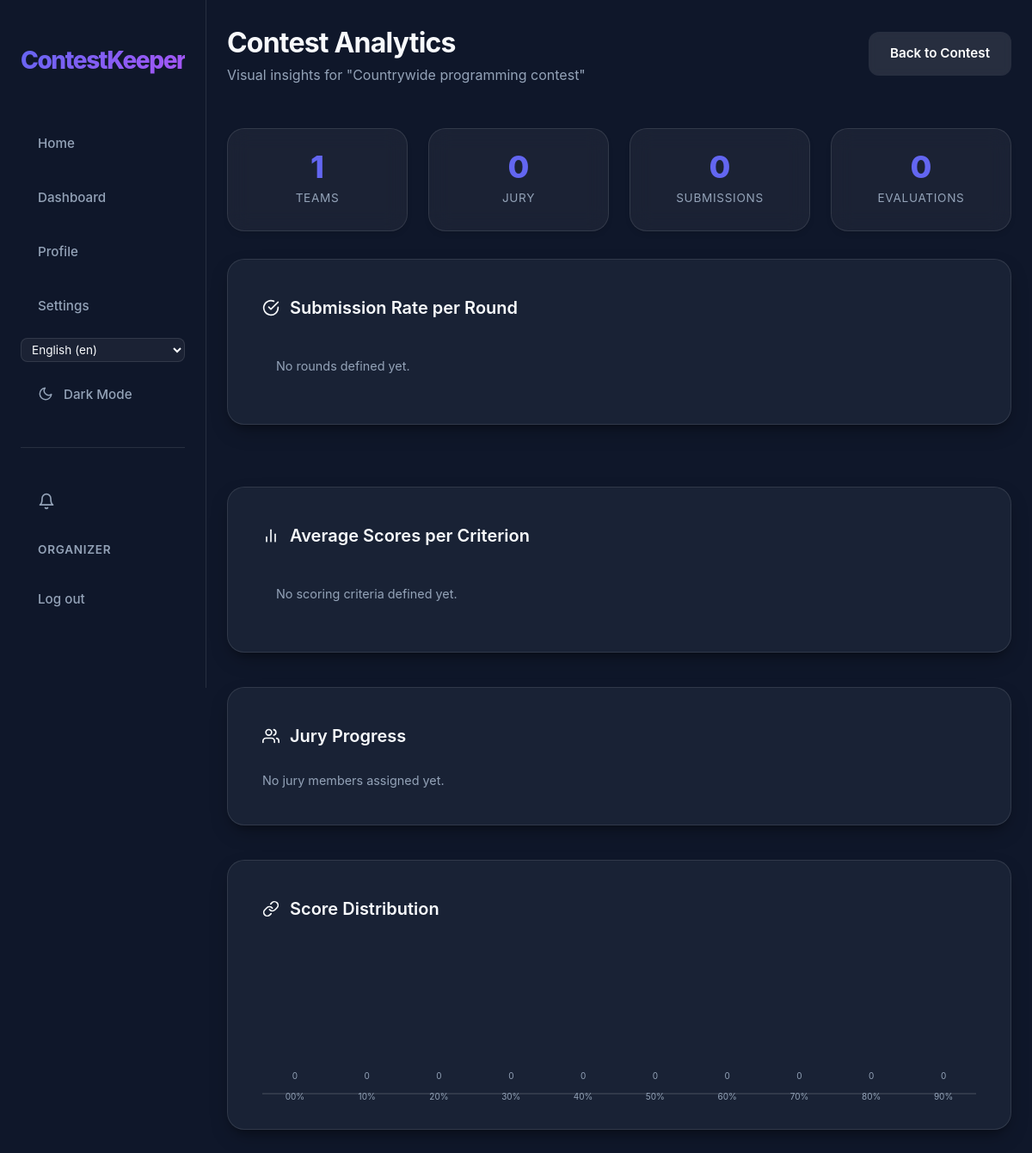
The app's page /en/contests/10/analytics/ (signed in), older data.
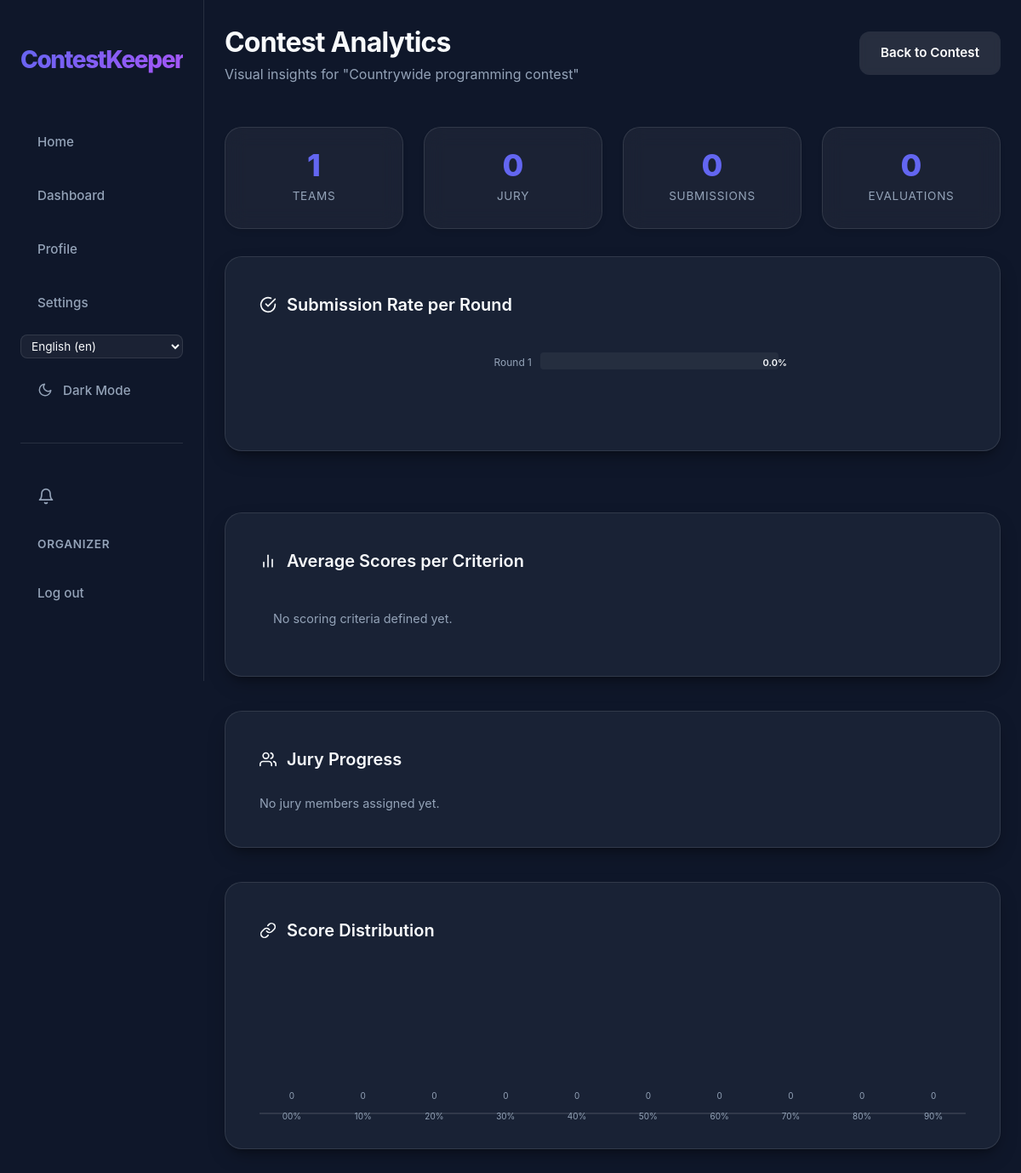
The same page, newer data.
### app/models.py (models this page shows, shortened)
class Round(models.Model):
    class Status(models.TextChoices):
        DRAFT = "DRAFT", _("Draft")
        ACTIVE = "ACTIVE", _("Active")
        SUBMISSION_CLOSED = "SUBMISSION_CLOSED", _("Submission Closed")
        EVALUATED = "EVALUATED", _("Evaluated")
    contest = models.ForeignKey(Contest, on_delete=models.CASCADE, related_name="rounds")
    title = models.CharField(max_length=200)
    description = models.TextField()
    tech_requirements = models.TextField()
    must_have = models.JSONField(default=list, help_text="List of required checklist items")
    start_time = models.DateTimeField()
    deadline = models.DateTimeField()
    materials = models.JSONField(default=list, blank=True, help_text="List of {label, url}")
    status = models.CharField(max_length=20, choices=Status.choices, default=Status.DRAFT)
    order = models.PositiveIntegerField(default=0, help_text="Round number within contest")
    created_by = models.ForeignKey(User, on_delete=models.SET_NULL, null=True, related_name="created_rounds")
    created_at = models.DateTimeField(auto_now_add=True)
    class Meta:
        ordering = ["contest", "order", "created_at"]
        unique_together = ("contest", "order")

### app/views/views_analytics.py (the view, shortened to what this page needs)
# urls.py: path("<int:pk>/analytics/",                 views.OrganizerAnalyticsView.as_view(), name="organizer_analytics"),
class OrganizerAnalyticsView(OrganizerRequiredMixin, TemplateView):
    template_name = "app/admin/analytics.html"
    def get_context_data(self, **kwargs):
        from django.db.models import Avg
        context = super().get_context_data(**kwargs)
        contest = self.contest
        teams_count = contest.teams.count()
        jury_members = contest.jurys.all()
        criteria = contest.scoring_criteria.all().order_by("order")
        entries = LeaderboardEntry.objects.filter(contest=contest)
        submission_stats = []
        max_bar_width = 300
        bar_height = 24
        bar_gap = 8
        for i, r in enumerate(contest.rounds.all().order_by("order")):
            submitted = r.submissions.count()
            pct = round(submitted / teams_count * 100, 1) if teams_count else 0
            submission_stats.append({
                "name": r.title,
                "submitted": submitted,
                "total": teams_count,
                "pct": pct,
                "bar_y": i * (bar_height + bar_gap),
                "bar_width": int(pct * (max_bar_width / 100)),
            })
        score_stats = []
        jury_stats = []
        criteria_count = criteria.count()
        expected_per_jury = teams_count * criteria_count
        distribution = [0] * 10
        max_possible = sum(c.max_score * c.weight for c in criteria)
        for entry in entries:
            score = float(entry.total_score)
            if max_possible > 0:
                bucket = min(int((score / float(max_possible)) * 10), 9)
                distribution[bucket] += 1
        context.update({
            "total_teams": teams_count,
            "total_jury": jury_members.count(),
            "total_submissions": Submission.objects.filter(round__contest=contest).count(),
            "total_evaluations": JuryScore.objects.filter(contest=contest).count(),
            "submission_stats": submission_stats,
            "submission_svg_height": len(submission_stats) * (bar_height + bar_gap),
            "score_stats": score_stats,
            "score_svg_height": len(score_stats) * (bar_height + bar_gap),
            "jury_stats": jury_stats,
            "distribution": distribution,
            "max_count": max(distribution) if distribution else 0,
            "max_possible": float(max_possible),
            "entries_count": entries.count(),
        })
        return context

### app/context_processors.py (called while the page is built)
def notification_count(request):
    if request.user.is_authenticated:
        return {
            'unread_notification_count': request.user.notifications.filter(is_read=False).count()
        }
    return {'unread_notification_count': 0}

### app/views/views_base.py (called while the page is built)
    def dispatch(self, request, *args, **kwargs):
        self.contest = get_object_or_404(Contest, pk=kwargs["pk"])
        return super().dispatch(request, *args, **kwargs)

    def get_context_data(self, **kwargs):
        context = super().get_context_data(**kwargs)
        context["contest"] = self.contest
        return context

    def dispatch(self, request, *args, **kwargs):
        self.contest = get_object_or_404(Contest, pk=kwargs["pk"])
        if not request.user.is_authenticated:
            return self.handle_no_permission()
        if self.contest.organizer != request.user:
            return HttpResponseForbidden("You are not the organizer of this contest.")
        return super().dispatch(request, *args, **kwargs)

### app/templates/app/admin/analytics.html (shortened to what the changed rows need)
{% extends 'app/core/base.html' %}
{% load static %}
{% block extra_css %}
<link rel="stylesheet" href="{% static 'css/admin/admin_analytics.css' %}">
{% endblock %}
{% block content %}
<header class="dashboard-header">
    <div class="header-left">
        <h1>Contest Analytics</h1>
    </div>
</header>
<div style="display: grid; grid-template-columns: repeat(auto-fit, minmax(450px, 1fr)); gap: 2rem;">
    <div class="glass-panel chart-section">
        <div class="chart-container">
            {% if submission_stats %}
            <svg width="100%" height="{{ submission_svg_height|add:20 }}" viewBox="0 0 450 {{ submission_svg_height|add:20 }}">
                {% for stat in submission_stats %}
                <text x="130" y="{{ stat.bar_y|add:16 }}" text-anchor="end" fill="var(--text-muted)" font-size="12">{{ stat.name|truncatechars:18 }}</text>
                <rect x="140" y="{{ stat.bar_y }}" width="280" height="20" rx="4" fill="rgba(255,255,255,0.05)"/>
                <rect x="140" y="{{ stat.bar_y }}" width="{{ stat.bar_width }}" height="20" rx="4" fill="var(--primary)"/>
                <text x="430" y="{{ stat.bar_y|add:16 }}" text-anchor="end" fill="var(--text-main)" font-size="11" font-weight="600">{{ stat.pct }}%</text>
                {% endfor %}
            </svg>
            {% else %}
            <p style="color: var(--text-muted); font-size: 0.9rem;">No rounds defined yet.</p>
            {% endif %}
        </div>
    </div>
</div>
{% endblock %}

Row changes from the older to the newer data that the page shows:
added Round: name "Round 1"
Text that changed along with them:
new list line: "0.0 %"
text no longer shown: "No rounds defined yet."
